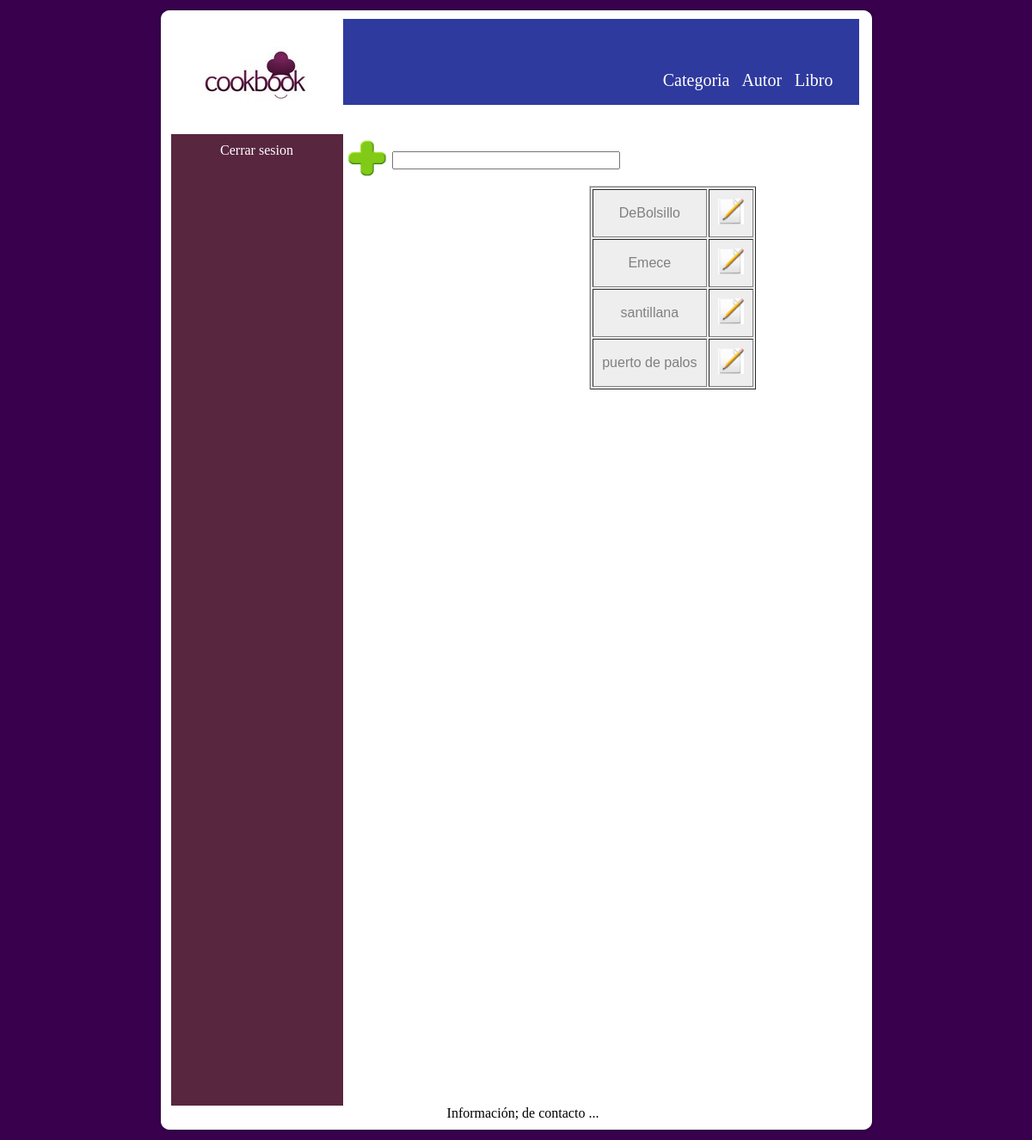
The page /editorial.php on the database its author committed.
### tables this page shows
CREATE TABLE IF NOT EXISTS `editorial` (
  `id_editorial` int(11) NOT NULL AUTO_INCREMENT,
  `Nombre_Edi` varchar(30) NOT NULL,
  PRIMARY KEY (`id_editorial`)
);

### editorial.php (the view, shortened to what this page needs)
<?php session_start();
      include('conectar.php');
	$result = mysqli_query($link, "SELECT * FROM editorial ORDER BY id_editorial asc");
 ?>
<!DOCTYPE html PUBLIC "-//W3C//DTD XHTML 1.0 Strict//EN"
	"http://www.w3.org/TR/xhtml1/DTD/xhtml1-strict.dtd">
<html xmlns="http://www.w3.org/1999/xhtml" xml:lang="en" lang="en">
</html>
<head>
 <link rel="stylesheet" href="estilos.css"/>
 </head>
 <body>
<div class="contenedor">
   <div class='fondoContenedorTop'></div>
   <div class='fondoContenedorMain'>
	  <div class="encabezado">
		  <div class="logo"></div>
		<div class="menu">
				<div class="logeo">
						<a href="./categoria.php">Categoria  &nbsp;</a>
						<a href="./autor.php">Autor  &nbsp;</a>
						<a href="./libro.php">Libro  &nbsp;</a>
	            </div>
		</div>
	  </div>
		<div class="principal">
				  <div class="columna">
						<div class="sesion"><a href='cerrarSesion.php'>Cerrar sesion</a></div>
				  </div>
				  <form action="actionAgregarEditorial.php" method="post">
						  <table>
							  <tr>
								   <td><input type="image" name="boton_agregar" width=50px; height=50px; src="./Imagenes/agregar.png"></td>
								   <td><input type="text" name="agregar" size="30" maxlength="30"></td>
							  </tr>
						  </table>
				  </form>
				  <div class="tabla">
						  <form  method="post">
								 <table border="1" cellpadding="10">
									  <?php while ($arreglo = mysqli_fetch_array($result)) {?>
											<tr>
											<td><?php echo $arreglo["Nombre_Edi"] ?></td>
											<td><input type="image" name="boton_modificar" width=30px; height=30px; src="./Imagenes/modificar.png" onClick="javascript:ventana (actionModificareditorial.php)" ></td>
											</tr>
									  <?php } ?>
								  </table>
						  </form>
				  </div>
		 </div>
	  <div class="piedepagina">
		Informaci&oacuten; de contacto ...
	  </div>
     </div>
  <div class='fondoContenedorBottom'></div>
</div>
</body>
</html>

### estilos.css (style rules this page uses)
body { background-image:url("./Imagenes/Fondo.png"); text-align:center; }
.contenedor { width:835px; margin:auto; }
.encabezado { background-image:url("./Imagenes/banner.png"); width:800px; height:100px; background-repeat:no-repeat; }
.logo { background-image:url("./Imagenes/Logo.png"); float: left; width:200px; height:134px; }
.logeo { float:left; margin-left:20px; margin-top:60px; font-size:20px; }
a:link { color:#FFFFFF; text-decoration:none; }
.sesion { margin-top:10px; }
.columna { float:left; background-image:url("./Imagenes/columna.png"); width:200px; height:1130px; }
.tabla { float:right; margin-right:120px; border-top:1px solid #ccc; border-left:1px solid #ccc; background-color:#eee; color: gray; text-align:center; font-family:arial,verdana,times; }
.menu { float: right; padding-right:20px; }
.principal { height:1110px; width:800px; float:left; }
.fondoContenedorTop { background-image:url("./Imagenes/panel_arriba.png"); height:14px; }
.fondoContenedorMain { background-image:url("./Imagenes/panel_medio.png"); padding-left:16px; }
.fondoContenedorBottom { background-image:url("./Imagenes/panel_abajo.png"); height:14px; background-repeat:no-repeat; }
.piedepagina { padding-top:20px; clear:both; text-align:center; }

### rows shown on the page
editorial: Nombre_Edi "DeBolsillo"
editorial: Nombre_Edi "Emece"
editorial: Nombre_Edi "santillana"
editorial: Nombre_Edi "puerto de palos"
